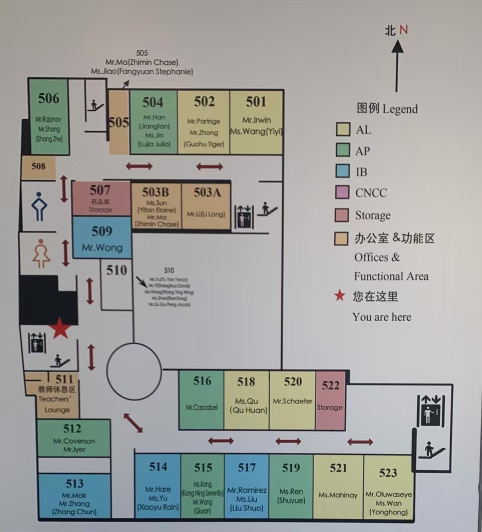
#> input picture projectWeek-Navigraph-App/MapToWeightedStructure/f5.jpg, 964 x 1063 px (shown at 1/2 size)
$ python MapToWeightedGraph.py   (older library calls are emulated)
#> lines starting #> are read from the running program, lines starting #| are printed output that depends on the picture; after the words box and inside, x2 and y2 are one past the last pixel; in counts of white or black regions, pixels touching at a corner belong together
#encoding=gbk
import cv2
import matplotlib.pyplot as plt
#load and show original image
zl = cv2.imread('f5.jpg', cv2.IMREAD_GRAYSCALE)
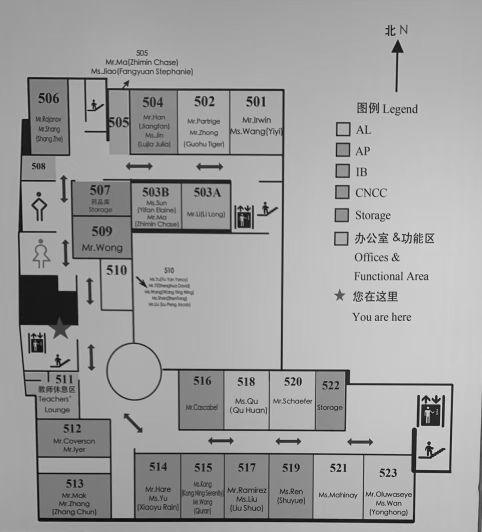
#> zl: shape (1063, 964) (shown at 1/2 size); min 0, max 234, mean 159.6
#cv2.namedWindow('Original Picture', cv2.WINDOW_NORMAL | cv2.WINDOW_KEEPRATIO)
#cv2.imshow('Original Picture', zl)
#cv2.waitKey(-1)

# Horizontal edge detection using Sobel operator
#change type to float64
edge_x = cv2.Sobel(zl, cv2.CV_64F, dx=1, dy=0)

# Converted to absolute value for the correct preformence
edge_x_abs = cv2.convertScaleAbs(edge_x)
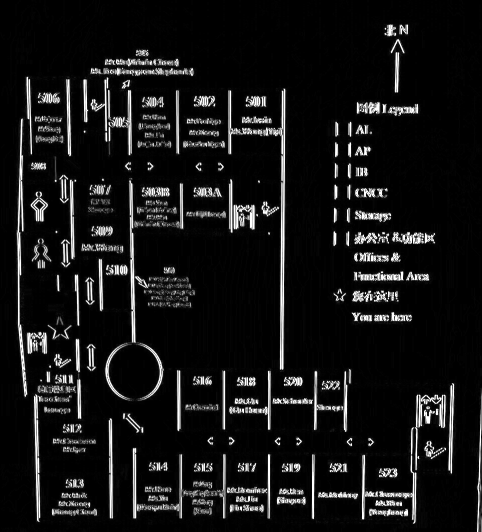
#> edge_x_abs: shape (1063, 964) (shown at 1/2 size); min 0, max 255, mean 21.5

# Vertical edge detection using Sobel operator
#change type to float64
edge_y = cv2.Sobel(zl, cv2.CV_64F, dx=0, dy=1)
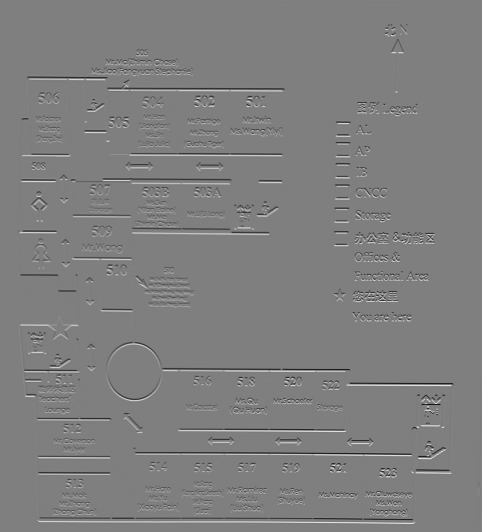
#> edge_y: shape (1063, 964) float64 (shown at 1/2 size); min -750, max 754, mean 0.1; drawn with min black and max white

# Converted to absolute value for the correct preformence
edge_y_abs = cv2.convertScaleAbs(edge_y)
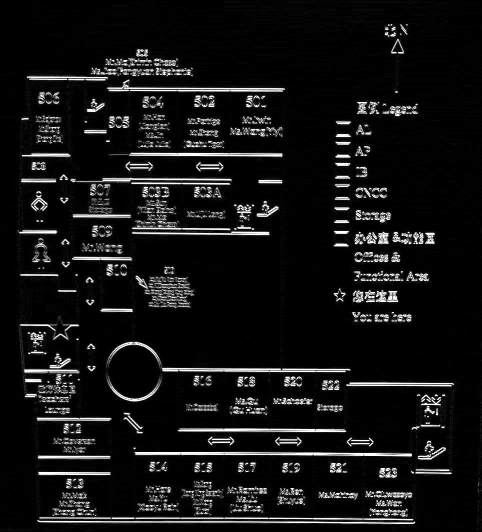
#> edge_y_abs: shape (1063, 964) (shown at 1/2 size); min 0, max 255, mean 20.1

#Use the addWeighted function to overlay the horizontal and vertical edge detection
#results to create a combined edge detection image.
compounded = cv2.addWeighted(edge_x_abs, 1, edge_y_abs, 1, 0)
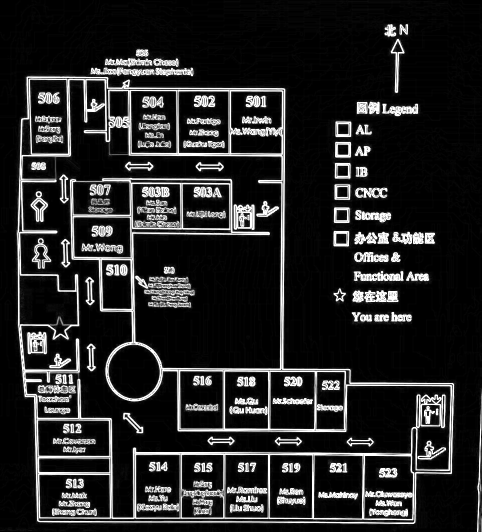
#> compounded: shape (1063, 964) (shown at 1/2 size); min 0, max 255, mean 37

# Show the result image
#cv2.namedWindow('Edge', cv2.WINDOW_NORMAL | cv2.WINDOW_KEEPRATIO)
#cv2.imshow('Edge', compounded)
#cv2.waitKey(-1)

#kernel for erosion
kernel_e = cv2.getStructuringElement(cv2.MORPH_ELLIPSE,(3,3))
#kernel for dilation
kernel_d = cv2.getStructuringElement(cv2.MORPH_ELLIPSE,(5,5))
#kernel for getting nodes
kernel_r = cv2.getStructuringElement(cv2.MORPH_CROSS,(5,5))
erosion=cv2.erode(compounded,kernel_e)
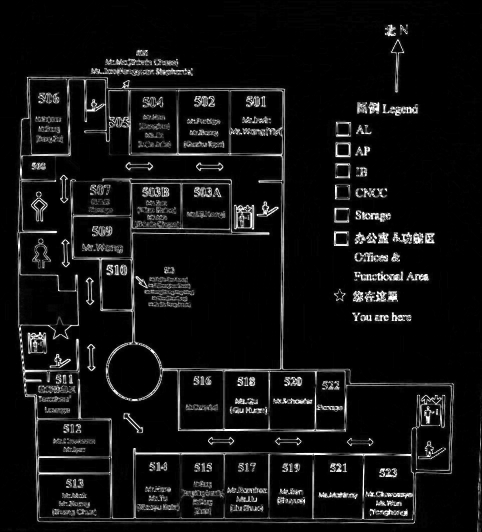
#> erosion: shape (1063, 964) (shown at 1/2 size); min 0, max 255, mean 17.9
dilation=cv2.dilate(erosion,kernel_d)

"""

cv2.namedWindow('Erosion', cv2.WINDOW_NORMAL | cv2.WINDOW_KEEPRATIO)
cv2.imshow('Erosion', erosion)
cv2.waitKey(-1)


cv2.namedWindow('Dilation', cv2.WINDOW_NORMAL | cv2.WINDOW_KEEPRATIO)
cv2.imshow('Dilation', dilation)
cv2.waitKey(-1)
"""

_,binary = cv2.threshold(dilation, 127, 255, cv2.THRESH_BINARY)
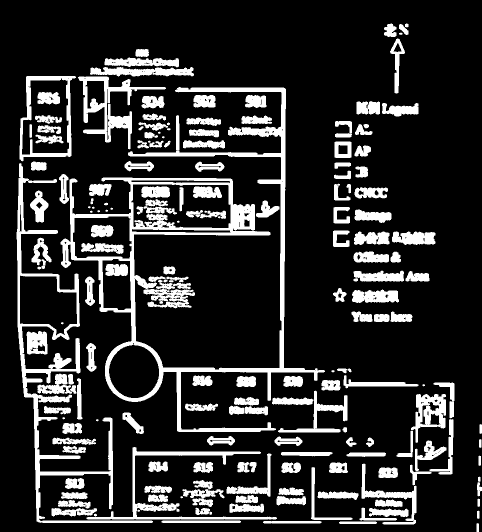
#> binary: shape (1063, 964) (shown at 1/2 size); 17.5% white; 179 white regions (18 under 20 px), largest, box (x1, y1, x2, y2) and area: (121, 174, 650, 864) 40228, (33, 326, 306, 1046) 16704, (156, 153, 332, 299) 5790

fig,ax=plt.subplots()
ax.imshow(binary,extent=[0,640,0,480])
plt.show()
